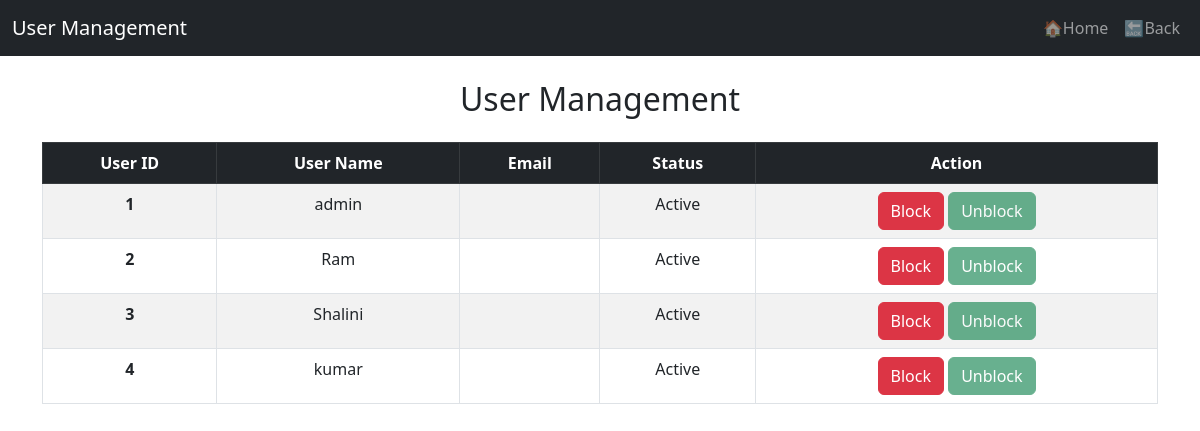
Page /user_manage (signed in) on the earlier database version.
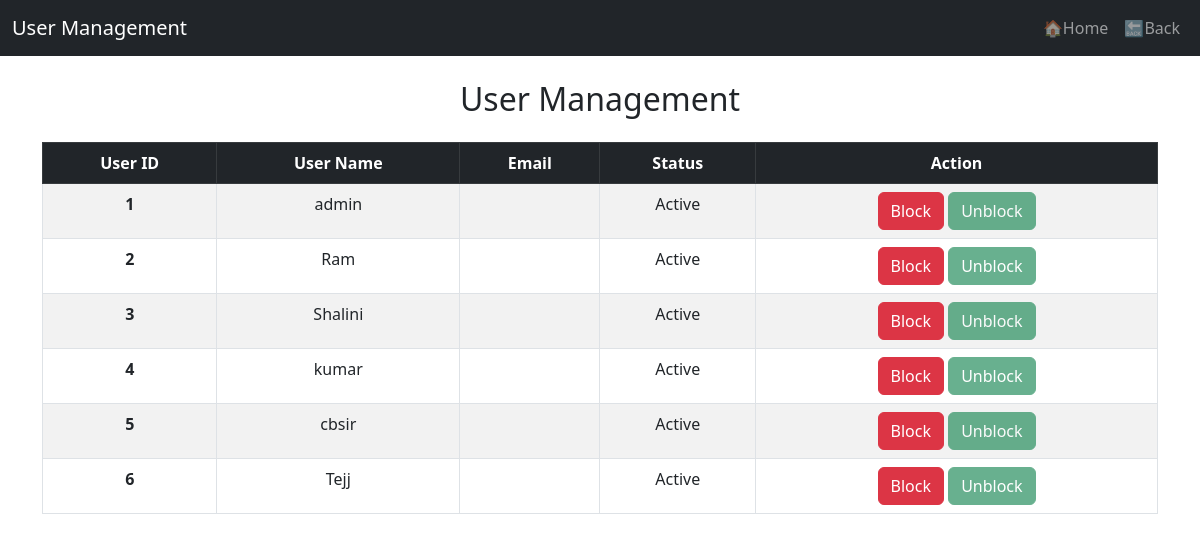
Same page on the later database version.
### app.py (models this page shows)
class User(db.Model):
    id = db.Column(db.Integer, primary_key=True)
    password = db.Column(db.String(120),nullable = False)
    fullname = db.Column(db.String(120),nullable = False)
    username = db.Column(db.String(80), unique = True, nullable=False)
    dob = db.Column(db.Date,nullable = False)
    is_active = db.Column(db.Boolean, default = True)
    qualification = db.Column(db.String(120),nullable = False)
    scores = db.relationship('Score', back_populates = 'user')

### app.py (the view)
@app.route('/user_manage',methods=['GET'])
def user_manage():
    if session.get('username') != 'admin':
        return redirect(url_for('login'))
    users = User.query.all()
    return render_template('user_manage.html',users=users)

### templates/user_manage.html (shortened to what this page needs)
<!DOCTYPE html>
<html lang="en">
<head>
    <link rel="stylesheet" href="https://cdn.jsdelivr.net/npm/bootstrap@5.3.0/dist/css/bootstrap.min.css">
</head>
<body>
    <nav class="navbar navbar-expand-lg navbar-dark bg-dark">
        <div class="container-fluid">
            <span class="navbar-brand" > User Management</span>
            <div class="collapse navbar-collapse" id="navbarNav">
                <ul class="navbar-nav ms-auto">
                    <li class="nav-item">
                        <a class="nav-link" href="/">🏠Home</a>
                    </li>
                    <li class="nav-item">
                        <a class="nav-link text-align" href="admin_dashboard">🔙Back</a>
                    </li>
                </ul>
            </div>
        </div>
    </nav>
    <div class="container mt-4">
        <h2 class="text-center mb-4">User Management</h2>
        <table class="table table-striped table-bordered text-center">
            <thead class="table-dark">
                <tr>
                    <th scope="col">User ID</th>
                    <th scope="col">User Name</th>
                    <th scope="col">Email</th>
                    <th scope="col">Status</th>
                    <th scope="col">Action</th>
                </tr>
            </thead>
            <tbody>
                {% for user in users %}
                <tr>
                    <th scope="row">{{ user.id }}</th>
                    <td>{{ user.username }}</td>
                    <td>{{ user.email }}</td>
                    <td>
                            {{ 'Active' if user.is_active else 'Blocked' }}
                    </td>
                    <td>
                        <form action="{{ url_for('block_user', user_id=user.id) }}" method="POST" style="display:inline;">
                            <button type="submit" class="btn btn-danger" {% if not user.is_active %}disabled{% endif %}>
                                Block
                            </button>
                        </form>
                        <form action="{{ url_for('unblock_user', user_id=user.id) }}" method="POST" style="display:inline;">
                            <button type="submit" class="btn btn-success" {% if user.is_active %}disabled{% endif %}>
                                Unblock
                            </button>
                        </form>
                    </td>
                </tr>
                {% endfor %}
            </tbody>
        </table>
    </div>
</body>
</html>

Differences in the rows shown:
added User: id "5", username "cbsir", is_active "Active"
added User: id "6", username "Tejj", is_active "Active"
